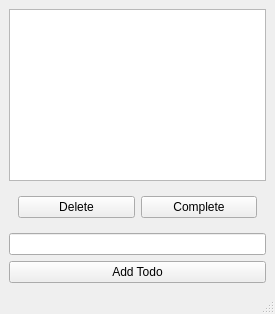
<?xml version="1.0" encoding="UTF-8"?>
<ui version="4.0">
 <class>MainWindow</class>
 <widget class="QMainWindow" name="MainWindow">
  <property name="geometry">
   <rect>
    <x>0</x>
    <y>0</y>
    <width>275</width>
    <height>314</height>
   </rect>
  </property>
  <property name="windowTitle">
   <string>Todo</string>
  </property>
  <widget class="QWidget" name="centralwidget">
   <layout class="QVBoxLayout" name="verticalLayout">
    <item>
     <widget class="QListView" name="todoView">
      <property name="selectionMode">
       <enum>QAbstractItemView::SingleSelection</enum>
      </property>
     </widget>
    </item>
    <item>
     <widget class="QWidget" name="widget" native="true">
      <layout class="QHBoxLayout" name="horizontalLayout">
       <item>
        <widget class="QPushButton" name="deleteButton">
         <property name="text">
          <string>Delete</string>
         </property>
        </widget>
       </item>
       <item>
        <widget class="QPushButton" name="completeButton">
         <property name="text">
          <string>Complete</string>
         </property>
        </widget>
       </item>
      </layout>
     </widget>
    </item>
    <item>
     <widget class="QLineEdit" name="todoEdit"/>
    </item>
    <item>
     <widget class="QPushButton" name="addButton">
      <property name="text">
       <string>Add Todo</string>
      </property>
     </widget>
    </item>
   </layout>
  </widget>
  <widget class="QMenuBar" name="menubar">
   <property name="geometry">
    <rect>
     <x>0</x>
     <y>0</y>
     <width>275</width>
     <height>22</height>
    </rect>
   </property>
  </widget>
  <widget class="QStatusBar" name="statusbar"/>
 </widget>
 <resources/>
 <connections/>
</ui>
